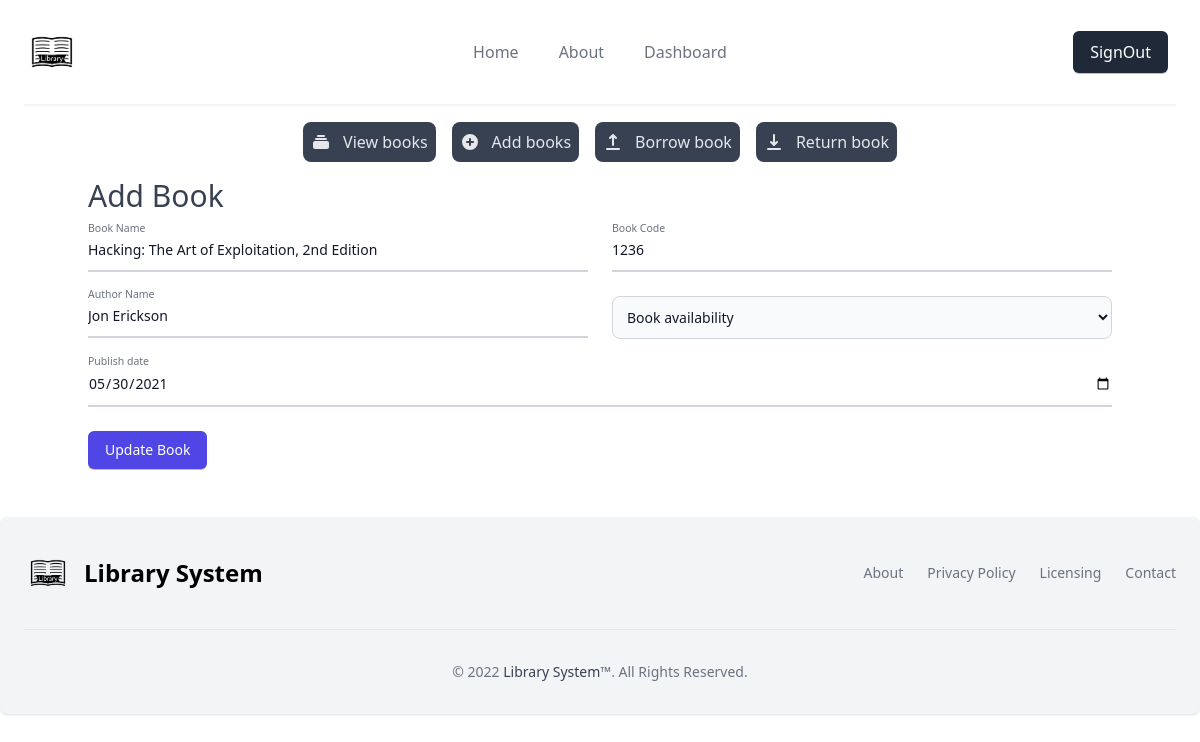
The page /dashboard/editbook/3 (signed in) on the database its author committed.
### LibrarySystem.py (models this page shows, shortened)
class Book(db.Model):
    sno = db.Column(db.Integer, primary_key=True)
    book_name = db.Column(db.String(100), nullable=False)
    book_code = db.Column(db.String(100), nullable=False)
    author_name = db.Column(db.String(100), nullable=False)
    pub_date = db.Column(db.String(100), nullable=False)
    availability = db.Column(db.String(100), nullable=False)
    datetime = db.Column(db.String(100), nullable=False)

### LibrarySystem.py (the view, shortened to what this page needs)
@app.route("/dashboard/editbook/<string:sno>", methods=["GET", "POST"])
def editbook(sno):
    if "logdin" in session and session["logdin"]:
        logdin = True
        book = Book.query.filter_by(sno=sno).first()
        return render_template(
            "admin/dashboard/editbook.html", impData=impdata, book=book, logdin=logdin
        )
    return redirect("/signin")

### templates/admin/dashboard/editbook.html (shortened to what this page needs)
{% extends './admin/dashboard.html' %}
{% block dashboard %}
<div class="container">
    <h2 class="title-font sm:text-3xl text-2xl mb-4  text-gray-700">Add Book</h2>
    <form method="POST">
        <div class="grid md:grid-cols-2 md:gap-6">
            <div class="relative z-0 mb-6 w-full group">
                <input type="text" name="book_name" id="book_name"
                    class="block py-2.5 px-0 w-full text-sm text-gray-900 bg-transparent border-0 border-b-2 border-gray-300 appearance-none dark:text-white dark:border-gray-600 dark:focus:border-blue-500 focus:outline-none focus:ring-0 focus:border-blue-600 peer"
                    placeholder=" " required="" value="{{book.book_name}}">
                <label for="book_name"
                    class="peer-focus:font-medium absolute text-sm text-gray-500 dark:text-gray-400 duration-300 transform -translate-y-6 scale-75 top-3 -z-10 origin-[0] peer-focus:left-0 peer-focus:text-blue-600 peer-focus:dark:text-blue-500 peer-placeholder-shown:scale-100 peer-placeholder-shown:translate-y-0 peer-focus:scale-75 peer-focus:-translate-y-6">Book
                    Name</label>
            </div>
            <div class="relative z-0 mb-6 w-full group">
                <input type="text" name="book_code" id="book_code"
                    class="block py-2.5 px-0 w-full text-sm text-gray-900 bg-transparent border-0 border-b-2 border-gray-300 appearance-none dark:text-white dark:border-gray-600 dark:focus:border-blue-500 focus:outline-none focus:ring-0 focus:border-blue-600 peer"
                    placeholder=" " required="" value="{{book.book_code}}">
                <label for="book_code"
                    class="peer-focus:font-medium absolute text-sm text-gray-500 dark:text-gray-400 duration-300 transform -translate-y-6 scale-75 top-3 -z-10 origin-[0] peer-focus:left-0 peer-focus:text-blue-600 peer-focus:dark:text-blue-500 peer-placeholder-shown:scale-100 peer-placeholder-shown:translate-y-0 peer-focus:scale-75 peer-focus:-translate-y-6">Book
                    Code</label>
            </div>
        </div>
        <div class="grid md:grid-cols-2 md:gap-6">
            <div class="relative z-0 mb-6 w-full group">
                <input type="text" name="author_name" id="author_name"
                    class="block py-2.5 px-0 w-full text-sm text-gray-900 bg-transparent border-0 border-b-2 border-gray-300 appearance-none dark:text-white dark:border-gray-600 dark:focus:border-blue-500 focus:outline-none focus:ring-0 focus:border-blue-600 peer"
                    placeholder=" " required="" value="{{book.author_name}}">
                <label for="author_name"
                    class="peer-focus:font-medium absolute text-sm text-gray-500 dark:text-gray-400 duration-300 transform -translate-y-6 scale-75 top-3 -z-10 origin-[0] peer-focus:left-0 peer-focus:text-blue-600 peer-focus:dark:text-blue-500 peer-placeholder-shown:scale-100 peer-placeholder-shown:translate-y-0 peer-focus:scale-75 peer-focus:-translate-y-6">Author
                    Name</label>
            </div>
            <div class="relative z-0 mb-6 w-full group mt-0">
                <select id="availability" name="availability"
                    class="bg-gray-50 border border-gray-300 text-gray-900 text-sm rounded-lg focus:ring-blue-500 focus:border-blue-500 block w-full p-2.5 dark:bg-gray-700 dark:border-gray-600 dark:placeholder-gray-400 dark:text-white dark:focus:ring-blue-500 dark:focus:border-blue-500">
                    <option selected class="text-gray-400">Book availability</option>
                </select>
            </div>
        </div>
        <div class="relative z-0 mb-6 w-full group">
            <input type="date" name="publish_date" id="publish_date"
                class="block py-2.5 px-0 w-full text-sm text-gray-900 bg-transparent border-0 border-b-2 border-gray-300 appearance-none dark:text-white dark:border-gray-600 dark:focus:border-blue-500 focus:outline-none focus:ring-0 focus:border-blue-600 peer"
                placeholder=" " required="" value="{{book.pub_date}}">
            <label for="publish_date"
                class="peer-focus:font-medium absolute text-sm text-gray-500 dark:text-gray-400 duration-300 transform -translate-y-6 scale-75 top-3 -z-10 origin-[0] peer-focus:left-0 peer-focus:text-blue-600 peer-focus:dark:text-blue-500 peer-placeholder-shown:scale-100 peer-placeholder-shown:translate-y-0 peer-focus:scale-75 peer-focus:-translate-y-6">Publish
                date</label>
        </div>
        <button type="submit"
            class="inline-flex justify-center py-2 px-4 border border-transparent shadow-sm text-sm font-medium rounded-md text-white bg-indigo-600 hover:bg-indigo-700 focus:outline-none focus:ring-2 focus:ring-offset-2 focus:ring-indigo-500">Update
            Book</button>
    </form>
</div>
{% endblock dashboard %}

### templates/base.html (style rules this page uses)
input { outline: none; border-radius: 0 !important; }
.shadow-sm { box-shadow: 0px 1px rgba(0, 0, 0, 0.253); }

### rows shown on the page
Book: book_name "Hacking: The Art of Exploitation, 2nd Edition", book_code "1236", author_name "Jon Erickson", publish_date "05/30/2021"

### other values the page prints
{{ impData.website_name }} "Library System"
